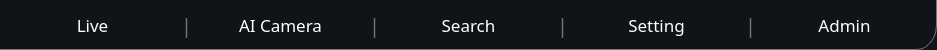
             <widget class="QWidget" name="tab_backgournd" native="true">
              <property name="sizePolicy">
               <sizepolicy hsizetype="Fixed" vsizetype="Fixed">
                <horstretch>0</horstretch>
                <verstretch>0</verstretch>
               </sizepolicy>
              </property>
              <property name="minimumSize">
               <size>
                <width>522</width>
                <height>50</height>
               </size>
              </property>
              <property name="maximumSize">
               <size>
                <width>12345</width>
                <height>50</height>
               </size>
              </property>
              <property name="styleSheet">
               <string notr="true">background-color: rgb(16, 20, 25);

border-right: 1px solid rgb(119, 118, 123);
border-bottom-right-radius:20px solid rgb(119, 118, 123);

border-bottom:1px solid rgb(119, 118, 123);
</string>
              </property>
              <layout class="QHBoxLayout" name="horizontalLayout_14">
               <item>
                <layout class="QHBoxLayout" name="horizontalLayout_31">
                 <item>
                  <widget class="QPushButton" name="live_bnt">
                   <property name="minimumSize">
                    <size>
                     <width>163</width>
                     <height>28</height>
                    </size>
                   </property>
                   <property name="maximumSize">
                    <size>
                     <width>163</width>
                     <height>28</height>
                    </size>
                   </property>
                   <property name="font">
                    <font>
                     <family>Sans</family>
                     <pointsize>13</pointsize>
                    </font>
                   </property>
                   <property name="cursor">
                    <cursorShape>PointingHandCursor</cursorShape>
                   </property>
                   <property name="styleSheet">
                    <string notr="true">color: rgb(255, 255, 255);
border: 1px solid rgba(0, 0, 0, 0);
background-color: rgba(191, 64, 64, 0);</string>
                   </property>
                   <property name="text">
                    <string>Live</string>
                   </property>
                   <property name="checkable">
                    <bool>true</bool>
                   </property>
                   <property name="checked">
                    <bool>false</bool>
                   </property>
                   <property name="autoExclusive">
                    <bool>true</bool>
                   </property>
                  </widget>
                 </item>
                 <item>
                  <widget class="QLabel" name="tab_partion_10">
                   <property name="sizePolicy">
                    <sizepolicy hsizetype="Fixed" vsizetype="Fixed">
                     <horstretch>0</horstretch>
                     <verstretch>0</verstretch>
                    </sizepolicy>
                   </property>
                   <property name="minimumSize">
                    <size>
                     <width>3</width>
                     <height>0</height>
                    </size>
                   </property>
                   <property name="font">
                    <font>
                     <family>Sans</family>
                     <pointsize>14</pointsize>
                    </font>
                   </property>
                   <property name="styleSheet">
                    <string notr="true">color: rgb(119, 118, 123);
background-color: rgba(191, 64, 64, 0);
border: 1px solid rgba(0, 0, 0, 0);
background-color: rgba(0, 0 0, 0);</string>
                   </property>
                   <property name="text">
                    <string>|</string>
                   </property>
                   <property name="textFormat">
                    <enum>Qt::TextFormat::PlainText</enum>
                   </property>
                   <property name="alignment">
                    <set>Qt::AlignmentFlag::AlignCenter</set>
                   </property>
                  </widget>
                 </item>
                 <item>
                  <widget class="QPushButton" name="camera_bnt">
                   <property name="minimumSize">
                    <size>
                     <width>163</width>
                     <height>28</height>
                    </size>
                   </property>
                   <property name="maximumSize">
                    <size>
                     <width>163</width>
                     <height>28</height>
                    </size>
                   </property>
                   <property name="font">
                    <font>
                     <family>Sans</family>
                     <pointsize>13</pointsize>
                    </font>
                   </property>
                   <property name="cursor">
                    <cursorShape>PointingHandCursor</cursorShape>
                   </property>
                   <property name="styleSheet">
                    <string notr="true">color: rgb(255, 255, 255);
border: 1px solid rgba(0, 0, 0, 0);
background-color: rgba(191, 64, 64, 0);</string>
                   </property>
                   <property name="text">
                    <string>AI Camera</string>
                   </property>
                  </widget>
                 </item>
                 <item>
                  <widget class="QLabel" name="tab_partion_11">
                   <property name="sizePolicy">
                    <sizepolicy hsizetype="Fixed" vsizetype="Fixed">
                     <horstretch>0</horstretch>
                     <verstretch>0</verstretch>
                    </sizepolicy>
                   </property>
                   <property name="minimumSize">
                    <size>
                     <width>3</width>
                     <height>0</height>
                    </size>
                   </property>
                   <property name="font">
                    <font>
                     <family>Sans</family>
                     <pointsize>14</pointsize>
                    </font>
                   </property>
                   <property name="styleSheet">
                    <string notr="true">color: rgb(119, 118, 123);
background-color: rgba(191, 64, 64, 0);
border: 1px solid rgba(0, 0, 0, 0);
background-color: rgba(0, 0 0, 0);</string>
                   </property>
                   <property name="text">
                    <string>|</string>
                   </property>
                   <property name="textFormat">
                    <enum>Qt::TextFormat::PlainText</enum>
                   </property>
                   <property name="alignment">
                    <set>Qt::AlignmentFlag::AlignCenter</set>
                   </property>
                  </widget>
                 </item>
                 <item>
                  <widget class="QPushButton" name="search_bnt">
                   <property name="minimumSize">
                    <size>
                     <width>163</width>
                     <height>28</height>
                    </size>
                   </property>
                   <property name="maximumSize">
                    <size>
                     <width>163</width>
                     <height>28</height>
                    </size>
                   </property>
                   <property name="font">
                    <font>
                     <family>Sans</family>
                     <pointsize>13</pointsize>
                    </font>
                   </property>
                   <property name="cursor">
                    <cursorShape>PointingHandCursor</cursorShape>
                   </property>
                   <property name="styleSheet">
                    <string notr="true">color: rgb(255, 255, 255);
border: 1px solid rgba(0, 0, 0, 0);
background-color: rgba(191, 64, 64, 0);</string>
                   </property>
                   <property name="text">
                    <string>Search</string>
                   </property>
                  </widget>
                 </item>
                 <item>
                  <widget class="QLabel" name="tab_partion_3">
                   <property name="sizePolicy">
                    <sizepolicy hsizetype="Fixed" vsizetype="Fixed">
                     <horstretch>0</horstretch>
                     <verstretch>0</verstretch>
                    </sizepolicy>
                   </property>
                   <property name="minimumSize">
                    <size>
                     <width>3</width>
                     <height>0</height>
                    </size>
                   </property>
                   <property name="font">
                    <font>
                     <family>Sans</family>
                     <pointsize>14</pointsize>
                    </font>
                   </property>
                   <property name="styleSheet">
                    <string notr="true">color: rgb(119, 118, 123);
background-color: rgba(191, 64, 64, 0);
border: 1px solid rgba(0, 0, 0, 0);
background-color: rgba(0, 0 0, 0);</string>
                   </property>
                   <property name="text">
                    <string>|</string>
                   </property>
                   <property name="textFormat">
                    <enum>Qt::TextFormat::PlainText</enum>
                   </property>
                   <property name="alignment">
                    <set>Qt::AlignmentFlag::AlignCenter</set>
                   </property>
                  </widget>
                 </item>
                 <item>
                  <widget class="QPushButton" name="setting_bnt">
                   <property name="minimumSize">
                    <size>
                     <width>163</width>
                     <height>28</height>
                    </size>
                   </property>
                   <property name="maximumSize">
                    <size>
                     <width>163</width>
                     <height>28</height>
                    </size>
                   </property>
                   <property name="font">
                    <font>
                     <family>Sans</family>
                     <pointsize>13</pointsize>
                    </font>
                   </property>
                   <property name="cursor">
                    <cursorShape>PointingHandCursor</cursorShape>
                   </property>
                   <property name="styleSheet">
                    <string notr="true">color: rgb(255, 255, 255);
background-color: rgba(191, 64, 64, 0);
border: 1px solid rgba(0, 0, 0, 0);</string>
                   </property>
                   <property name="text">
                    <string>Setting</string>
                   </property>
                  </widget>
                 </item>
                 <item>
                  <widget class="QLabel" name="tab_partion_4">
                   <property name="sizePolicy">
                    <sizepolicy hsizetype="Fixed" vsizetype="Fixed">
                     <horstretch>0</horstretch>
                     <verstretch>0</verstretch>
                    </sizepolicy>
                   </property>
                   <property name="minimumSize">
                    <size>
                     <width>3</width>
                     <height>0</height>
                    </size>
                   </property>
                   <property name="font">
                    <font>
                     <family>Sans</family>
                     <pointsize>14</pointsize>
                    </font>
                   </property>
                   <property name="styleSheet">
                    <string notr="true">color: rgb(119, 118, 123);
background-color: rgba(191, 64, 64, 0);
border: 1px solid rgba(0, 0, 0, 0);
background-color: rgba(0, 0 0, 0);</string>
                   </property>
                   <property name="text">
                    <string>|</string>
                   </property>
                   <property name="textFormat">
                    <enum>Qt::TextFormat::PlainText</enum>
                   </property>
                   <property name="alignment">
                    <set>Qt::AlignmentFlag::AlignCenter</set>
                   </property>
                  </widget>
                 </item>
                 <item>
                  <widget class="QPushButton" name="admin_bnt">
                   <property name="minimumSize">
                    <size>
                     <width>163</width>
                     <height>28</height>
                    </size>
                   </property>
                   <property name="maximumSize">
                    <size>
                     <width>163</width>
                     <height>28</height>
                    </size>
                   </property>
                   <property name="font">
                    <font>
                     <family>Sans</family>
                     <pointsize>13</pointsize>
                    </font>
                   </property>
                   <property name="cursor">
                    <cursorShape>PointingHandCursor</cursorShape>
                   </property>
                   <property name="styleSheet">
                    <string notr="true">color: rgb(255, 255, 255);
border: 1px solid rgba(0, 0, 0, 0);
background-color: rgba(191, 64, 64, 0);</string>
                   </property>
                   <property name="text">
                    <string>Admin</string>
                   </property>
                  </widget>
                 </item>
                </layout>
               </item>
              </layout>
             </widget>
